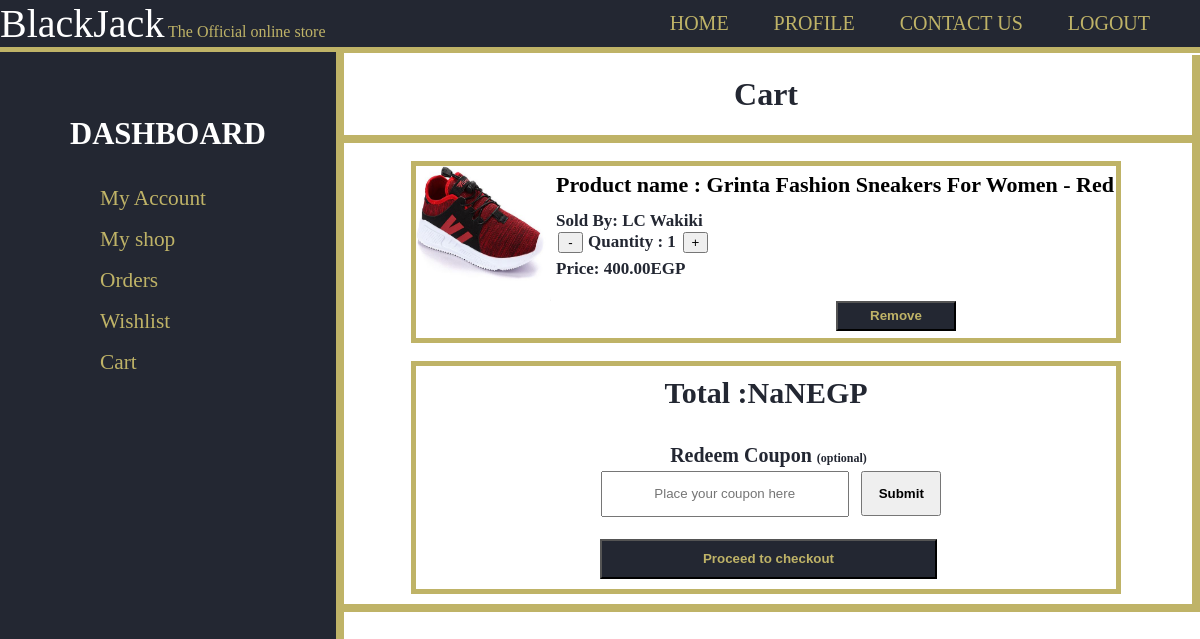
The app's page /cart/ (signed in), older data.
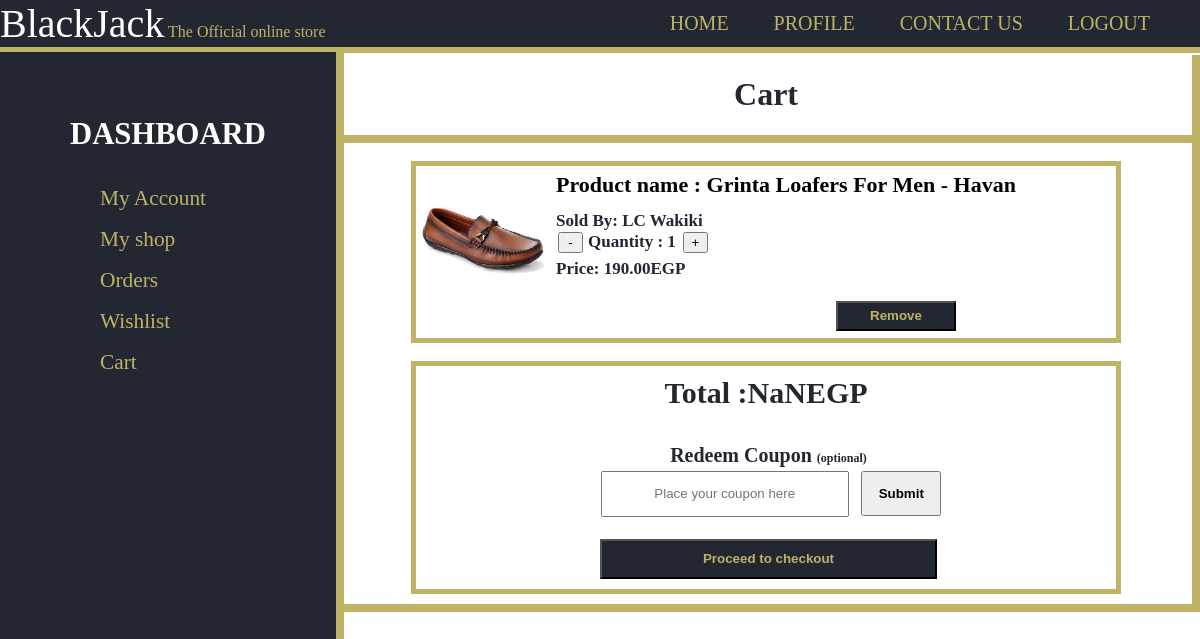
The same page, newer data.
### products/models.py (models this page shows, shortened)
class Product(models.Model):
    id = models.UUIDField(primary_key=True, default=uuid.uuid4, editable=False)
    name = models.CharField(max_length=100)
    price = models.DecimalField(max_digits=7,decimal_places=2)
    description = models.TextField(blank=True)
    remaininginstock = models.PositiveSmallIntegerField(default=1)
    featured = models.BooleanField(default=False)
    image = models.ImageField(null=True,blank=True,upload_to='product_images/')
    shop = models.ForeignKey('shop.Shop',on_delete=models.CASCADE)
    reviews = models.ManyToManyField(Review, blank=True, related_name="reviews")
    categories = [
        ('clothing','Clothing'),
        ('tvs','TVs'),
        ('electronics','Electronics'),
        ('home_applicanes','Home Appliances'),
        ('furniture','Furniture'),
        ('other','Other')
    ]
    category_map={
        'clothing':'Clothing',
        'tvs':'TVs',
        'electronics':'Electronics',
        'home_appliances':'Home Appliances',
        'furniture':'Furniture',
        'other':'Other'
    }
    category = models.CharField(max_length=15,choices=categories,default='other')
    visits = models.IntegerField(default=0)

### shop/models.py (models this page shows, shortened)
class Shop(models.Model):
    name = models.CharField(max_length=30)
    description = models.TextField(max_length=100)
    address = models.TextField(max_length=100,)
    products = models.ManyToManyField(Product, blank=True, related_name="products")
    coupons = models.ManyToManyField('shop.Coupon',blank=True,default=None,related_name='shop_coupons')
    orders = models.ManyToManyField('users.Order',blank=True,default=None,related_name='shop_orders')
    featured = models.BooleanField(default=False)

### users/views.py (the view)
# urls.py: path('cart/', views.cart, name='cart'),
@login_required
def cart(request):
    if request.is_ajax():
        coupon_code = request.GET['coupon_code']
        user_coupon = Coupon.objects.filter(code=coupon_code)
        if user_coupon and user_coupon[0].coupon_type=='user':
            if user_coupon[0].activated:
                return JsonResponse({
                    'success': True,
                    'discount': user_coupon[0].discount,
                    'type': 'user'
                })
            return JsonResponse({
                'success':False
            })
        elif user_coupon and user_coupon[0].coupon_type=='event':
            if user_coupon[0].activated:
                return JsonResponse({
                    'success': True,
                    'discount': user_coupon[0].discount,
                    'type': 'event'
                })
            return JsonResponse({
                'success':False
            })
        else:
            products=request.user.cart.all()
            for product in products:
                for coupon in product.shop.coupons.all():
                    if coupon_code==coupon.code and coupon.activated:
                        print(coupon.shop.name)
                        return JsonResponse({
                            'success':True,
                            'discount':coupon.discount,
                            'shopname':coupon.shop.name,
                            'type':'shop'
                        })
            return JsonResponse({
                                'success':False
                            })
    elif request.method=='GET':
        preferred_currency=get_preffered_currency(request)
        currency_ratio=get_currency_ratio(request)
        products=request.user.cart.all()
        return render(request,"users/cart.html",
        {
            'currency_ratio':currency_ratio,
            'currency_symbol':currency_symbols[preferred_currency],
            'products':products,
        })

### users/views.py (called while the page is built)
def get_currency_ratio(request):
    preferred_currency=get_preffered_currency(request)
    if preferred_currency=='EGP':
        return 1
    else:
        return requests.get('https://free.currconv.com/api/v7/convert',{'apiKey':config('API_KEY'),'q':'EGP'+'_'+preferred_currency,'compact':'ultra'}).json()['EGP'+'_'+preferred_currency]

def get_preffered_currency(request):
    if not request.user.is_authenticated:
        return 'EGP'
    if request.user.preferred_currency=='':
        return 'EGP'
    return request.user.preferred_currency

### users/templates/users/cart.html (shortened to what this page needs)
{% extends 'users/layout.html' %}
{% load mathfilters %}
{% block name %}Cart{% endblock %}
{% block body %}
  {% if products %}
  <div id="items">
      <div class="itemscontainer">
          {% for product in products %}
          <div class="item" title="{{ product.name }}">
            <div style="overflow: auto;">
            <img src="{{ product.image.url }}" height="135" width="135">
            <p style="font-size:22px; font-weight:bold; position:relative; top:5px;"><a href="{% url 'productpage' product.id %}">Product name : {{ product.name }}</a></p>
            <p><span style="font-weight:bold;">Sold By: </span><span class="shopname">{{ product.shop.name }}</span></p>
            <button type="button" name="-" class="count" onclick="dec('{{product.name}}')">-</button>
              <p style="display:inline;"><span style="font-weight:bold; bottom:10px;">Quantity : </span> <span id="{{product.name}}" name="{{product.name}}" class="q">{% if product.remaininginstock > 0 %}1{% else %}0{% endif %}</span></p>
              <button id="{{product.name}}" type="button" name="+" class="count" onclick="inc('{{product.name}}', {{product.remaininginstock}})"
              >+</button>
              <p >Price: <span class="old_price"><span class="p">{{product.price|mul:currency_ratio|floatformat:2}}</span>{{currency_symbol}}</span></p>
            </div>
            <div>
              <button class="deactivate" onclick="location.href='{% url 'removefromcart' product.id %}'">Remove</button>
            </div>
          </div>
          {% endfor %}
      </div>
  </div>
  <div class="total">
      <p title="total" style="margin-top: 10px;margin-bottom: 0px;">Total :<span id="t"></span>{{currency_symbol}}</p>
      <br>
      <p style="font-size:20px;margin-left:5px; font-weight:bold;margin-bottom:4px;margin-top: 0px;">Redeem Coupon <span style="font-size:12px;">(optional)</span></p>
      <input type="text" name="username" id="coupon_code" placeholder="Place your coupon here" style="display:inline; height:40px; width:240px; margin-left:5px; margin-top:0px;text-align:center;">
      <input type="button" id="add_coupon" name="Submit" value="Submit"
      style="display:inline; height:45px; width:80px; position:relative; left:5px; font-weight:bold; margin-bottom:20px; ">
      <form action="{% url 'create_transaction' %}" method="POST">
      <input type="submit" id="checkout_btn" name="proceed_to_checkout" value="Proceed to checkout" disabled>
      </form>
  </div>
  {% else %}
  <div>
    <p style="font-size:2.5rem; text-align:center">You don't have any products in your cart</p>
  </div>
  {% endif %}
{% endblock %}

Row changes from the older to the newer data that the page shows:
no longer on this page (row edited): Product: image (picture), name "Grinta Fashion Sneakers For Women - Red", shop.name "LC Wakiki", remaininginstock "1", price|mul "400.00", currency_symbol "EGP"
now on this page (row edited): Product: image (picture), name "Grinta Loafers For Men - Havan", shop.name "LC Wakiki", remaininginstock "1", price|mul "190.00", currency_symbol "EGP"
